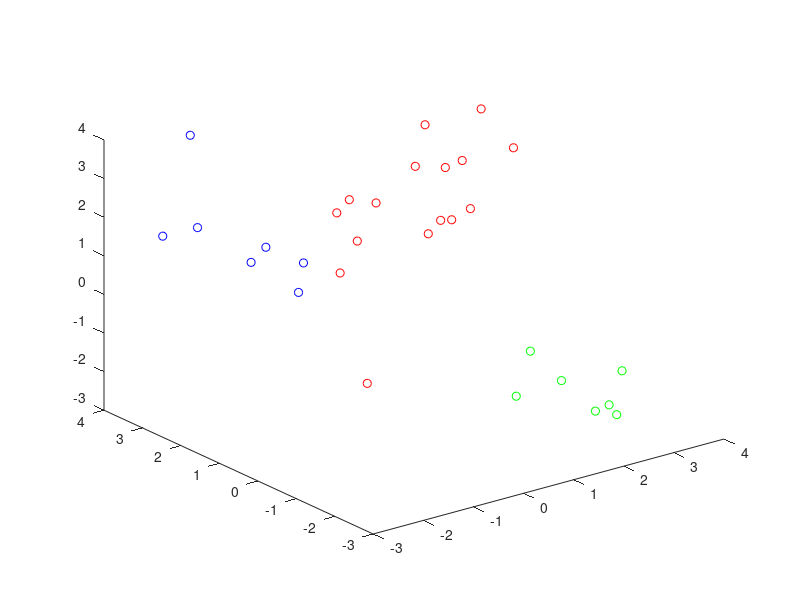

Source code (MATLAB):
%% Melakukan testing menggunakan model probabilistik

clear;
clc;
close all;

% Membaca data Train dan data Test
dataTrain = csvread('data_train_PNN.csv');
dataTest = csvread('data_test_PNN.csv');
train = dataTrain(1:150,:);
valid = dataTest(1:30,:);
train_sort = sortrows(train, 4);

% Memisahkan data train sesuai dengan kelasnya
jumlahAtribut = size(train,2)-1;
data_kelas = train(:,jumlahAtribut+1);
data_train = train(:,1:jumlahAtribut);
data_train0 = data_train(find(data_kelas==0),:);
data_train1 = data_train(find(data_kelas==1),:);
data_train2 = data_train(find(data_kelas==2),:);

% Smoothing parameter
s = 1;

% hitung g(x) dengan memisahkan setiap data train per kelasnya
for i = 1:size(valid)
    % Perhitungan f(x) pada kelas 0
    for j = 1:size(data_train0)
        kelas0(i,1) = exp(-(((valid(i,1)-data_train0(j,1))^2 + (valid(i,2)-data_train0(j,2))^2 + (valid(i,3)-data_train0(j,3))^2) / 2*s^2));
        f(i,1) = sum(kelas0(i,1))/size(data_train0,1);
    end
    
    % Perhitungan f(x) pada kelas 1
    for l = 1:size(data_train1)
        kelas1(i,1) = exp(-(((valid(i,1)-data_train1(l,1))^2 + (valid(i,2)-data_train1(l,2))^2 + (valid(i,3)-data_train1(l,3))^2) / 2*s^2));
        f(i,2) = sum(kelas1(i,1))/size(data_train1,1);
    end
    
    % Perhitungan f(x) pada kelas 2
    for n = 1:size(data_train2)
        kelas2(i,1) = exp(-(((valid(i,1)-data_train2(n,1))^2 + (valid(i,2)-data_train2(n,2))^2 + (valid(i,3)-data_train2(n,3))^2) / 2*s^2));
        f(i,3) = sum(kelas2(i,1))/size(data_train2,1);
    end

    % Mencari nilai maksimum pada setiap baris matrix f(x)
    for k = 1:size(f)
        max_f(k,1) = max(f(k,1:3));
        if (find(max_f(k,1) == f(k,1:3)) == 1)
            klasifikasi(k,1) = 0;
        elseif (find(max_f(k,1) == f(k,1:3)) == 2)
            klasifikasi(k,1) = 1;
        elseif (find(max_f(k,1) == f(k,1:3)) == 3)
            klasifikasi(k,1) = 2;
        end
    end
end

% Menggabungkan data test dengan kelasifikasi kelasnya
valid(:,4) = klasifikasi(:,1);

% Menulis data pada text file
fileID = fopen('hasil_testing.txt','w');
fprintf(fileID, '%6s %12s\r\n','x1','x2','x3','y');
fprintf(fileID, '%6.2f %12.8f\r\n',valid);

% Menampilkan data train ke grafik
dataTest_sort = sortrows(valid,4);
class0_test = dataTest_sort(1:16,1:3);
class1_test = dataTest_sort(17:23,1:3);
class2_test = dataTest_sort(24:30,1:3);

figure(2);
plot3(class0_test(:,1),class0_test(:,2),class0_test(:,3),'ro');
hold on;
plot3(class1_test(:,1),class1_test(:,2),class1_test(:,3),'bo');
hold on;
plot3(class2_test(:,1),class2_test(:,2),class2_test(:,3),'go');
hold on;